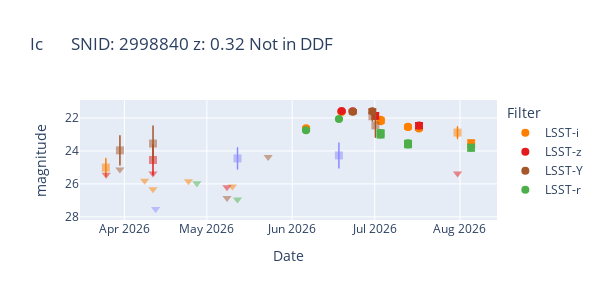

Notebook code for this chart:
### Code cell
print("Plotting light curves for each SN type with >5 photometric points...")
print("Circles = SNR > 5, Squares = 1 < SNR < 5, Triangles = SNR < 1")
plot_lc_plotly(df_phot, df_header, idx, inmag=True, convert_date=True)

### Figure 1 — Plotly figure (JSON) as saved in the notebook; plotly's stock layout.template omitted (floating-point values rounded to 4 significant figures)
{"data": [{"error_y": {"array": [0.06353, 0.04438, 0.1038, 0.09191, 0.07151, 0.08233, 0.1024, 0.194], "type": "data", "visible": true}, "marker": {"color": "#ff7f00", "opacity": 1, "size": 8, "symbol": "circle"}, "mode": "markers", "name": "LSST-i", "showlegend": true, "type": "scatter", "x": ["2026-06-06T01:14:44.160000", "2026-06-18T22:58:30.720000", "2026-07-03T03:45:47.519999", "2026-07-03T03:48:23.040000", "2026-07-13T02:10:19.199999", "2026-07-13T02:11:02.400000", "2026-07-17T01:53:02.400000", "2026-08-05T01:24:40.320000"], "y": [22.62, 21.63, 22.19, 22.11, 22.55, 22.54, 22.63, 23.55]}, {"error_y": {"array": [0.5417, 0.351], "thickness": 1.5, "type": "data", "visible": true, "width": 0.5}, "marker": {"color": "#ff7f00", "opacity": 0.5, "size": 8, "symbol": "square"}, "mode": "markers", "showlegend": false, "type": "scatter", "x": ["2026-03-25T06:22:01.920000", "2026-07-31T02:18:48.960000"], "y": [25.01, 22.89]}, {"marker": {"color": "#ff7f00", "opacity": 0.5, "size": 8, "symbol": "triangle-down"}, "mode": "markers", "showlegend": false, "type": "scatter", "x": ["2026-04-08T08:45:10.079999", "2026-04-11T09:18:25.919999", "2026-04-24T07:30:43.200000", "2026-05-10T06:21:01.440000"], "y": [25.81, 26.32, 25.84, 26.16]}, {"error_y": {"array": [0.05007, 0.05469, 0.1747, 0.157], "type": "data", "visible": true}, "marker": {"color": "#e41a1c", "opacity": 1, "size": 8, "symbol": "circle"}, "mode": "markers", "name": "LSST-z", "showlegend": true, "type": "scatter", "x": ["2026-06-18T23:14:38.400000", "2026-06-22T23:52:04.800000", "2026-07-01T05:07:00.479999", "2026-07-17T02:28:01.920000"], "y": [21.57, 21.58, 21.87, 22.46]}, {"error_y": {"array": [0.9146], "thickness": 1.5, "type": "data", "visible": true, "width": 0.5}, "marker": {"color": "#e41a1c", "opacity": 0.5, "size": 8, "symbol": "square"}, "mode": "markers", "showlegend": false, "type": "scatter", "x": ["2026-04-11T09:40:53.760000"], "y": [24.55]}, {"marker": {"color": "#e41a1c", "opacity": 0.5, "size": 8, "symbol": "triangle-down"}, "mode": "markers", "showlegend": false, "type": "scatter", "x": ["2026-03-25T09:09:04.320000", "2026-04-11T09:35:08.160000", "2026-05-08T07:06:57.599999", "2026-07-31T02:53:39.840000"], "y": [25.45, 25.36, 26.2, 25.36]}, {"error_y": {"array": [0.1039, 0.1236], "type": "data", "visible": true}, "marker": {"color": "#a65628", "opacity": 1, "size": 8, "symbol": "circle"}, "mode": "markers", "name": "LSST-Y", "showlegend": true, "type": "scatter", "x": ["2026-06-23T00:27:47.520000", "2026-06-30T03:12:05.760000"], "y": [21.63, 21.59]}, {"error_y": {"array": [0.8805, 1.063, 0.2864, 0.7267], "thickness": 1.5, "type": "data", "visible": true, "width": 0.5}, "marker": {"color": "#a65628", "opacity": 0.5, "size": 8, "symbol": "square"}, "mode": "markers", "showlegend": false, "type": "scatter", "x": ["2026-03-30T09:10:39.360000", "2026-04-11T09:57:36", "2026-06-30T03:45:04.320000", "2026-07-01T05:42:25.920000"], "y": [23.96, 23.55, 21.89, 22.45]}, {"marker": {"color": "#a65628", "opacity": 0.5, "size": 8, "symbol": "triangle-down"}, "mode": "markers", "showlegend": false, "type": "scatter", "x": ["2026-03-30T08:55:49.440000", "2026-05-08T07:41:48.479999", "2026-05-23T06:21:18.719999"], "y": [25.12, 26.86, 24.37]}, {"error_y": {"array": [], "type": "data", "visible": true}, "marker": {"color": "#8c8cff", "opacity": 1, "size": 8, "symbol": "circle"}, "mode": "markers", "name": "LSST-u", "showlegend": true, "type": "scatter", "x": [], "y": []}, {"error_y": {"array": [0.6417, 0.76], "thickness": 1.5, "type": "data", "visible": true, "width": 0.5}, "marker": {"color": "#8c8cff", "opacity": 0.5, "size": 8, "symbol": "square"}, "mode": "markers", "showlegend": false, "type": "scatter", "x": ["2026-05-12T03:09:21.600000", "2026-06-17T23:36:05.759999"], "y": [24.45, 24.27]}, {"marker": {"color": "#8c8cff", "opacity": 0.5, "size": 8, "symbol": "triangle-down"}, "mode": "markers", "showlegend": false, "type": "scatter", "x": ["2026-04-12T08:25:52.320000"], "y": [27.52]}, {"error_y": {"array": [0.05694, 0.0363, 0.1772, 0.1666, 0.1636, 0.1575, 0.1837], "type": "data", "visible": true}, "marker": {"color": "#4daf4a", "opacity": 1, "size": 8, "symbol": "circle"}, "mode": "markers", "name": "LSST-r", "showlegend": true, "type": "scatter", "x": ["2026-06-06T00:39:44.640000", "2026-06-18T00:13:58.080000", "2026-07-03T03:11:05.280000", "2026-07-03T03:13:40.800000", "2026-07-13T02:45:01.440000", "2026-07-13T02:45:44.640000", "2026-08-05T00:49:40.800000"], "y": [22.75, 22.06, 23.0, 22.9, 23.61, 23.54, 23.8]}, {"error_y": {"array": [], "thickness": 1.5, "type": "data", "visible": true, "width": 0.5}, "marker": {"color": "#4daf4a", "opacity": 0.5, "size": 8, "symbol": "square"}, "mode": "markers", "showlegend": false, "type": "scatter", "x": [], "y": []}, {"marker": {"color": "#4daf4a", "opacity": 0.5, "size": 8, "symbol": "triangle-down"}, "mode": "markers", "showlegend": false, "type": "scatter", "x": ["2026-04-27T08:29:28.319999", "2026-05-12T02:37:06.240000"], "y": [25.96, 26.95]}], "layout": {"height": 300, "legend": {"title": {"text": "Filter"}}, "title": {"text": "Ic       SNID: 2998840 z: 0.32 Not in DDF"}, "width": 600, "xaxis": {"title": {"text": "Date"}}, "yaxis": {"autorange": "reversed", "title": {"text": "magnitude"}}}}
